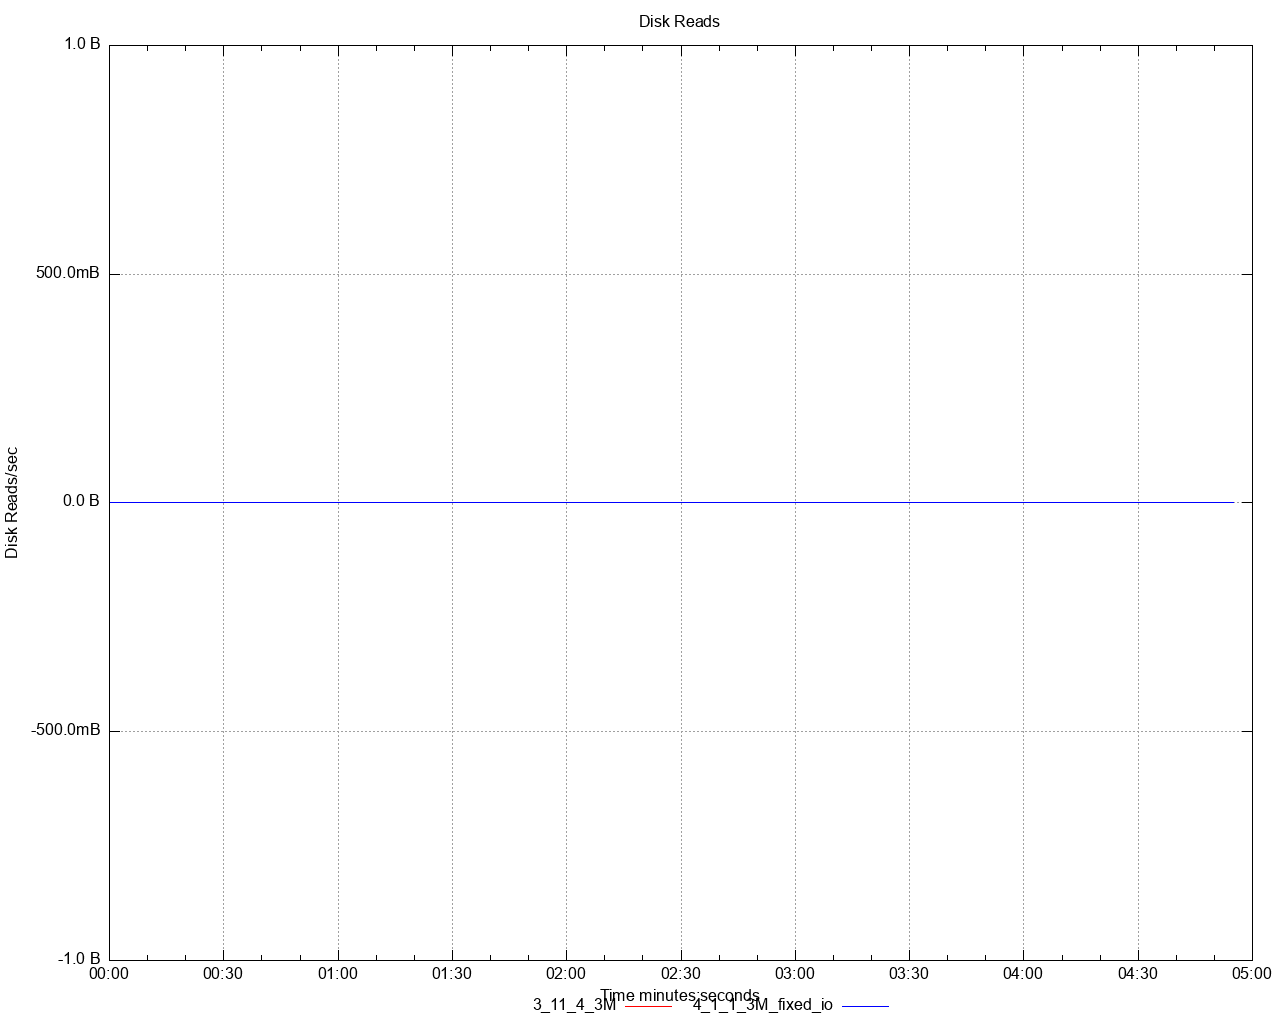

The script that saved this image:
set title 'Disk Reads' noenhanced
set style data lines
set datafile separator ","
set terminal png size 1280,1024
set grid
set key below
set xdata time
set timefmt "%s"
offset = 0
t0(x)=(offset=($0==0) ? x : offset, x - offset)
set xlabel 'Time minutes:seconds'
set ylabel 'Disk Reads/sec'
set format y '%.1s%cB'
set output '/Users/ahmet.mircik/simulator/tests/report_3M_rate_limit_fixed_io_3_11/dstat/disk_read_A1.png'
plot \
   '/Users/ahmet.mircik/simulator/tests/report_3M_rate_limit_fixed_io_3_11/data/disk_read_A1_1.data' using (t0(timecolumn(1))):2 title "3_11_4_3M" noenhanced lt rgb "red", \
   '/Users/ahmet.mircik/simulator/tests/report_3M_rate_limit_fixed_io_3_11/data/disk_read_A1_2.data' using (t0(timecolumn(1))):2 title "4_1_1_3M_fixed_io" noenhanced lt rgb "blue", \
